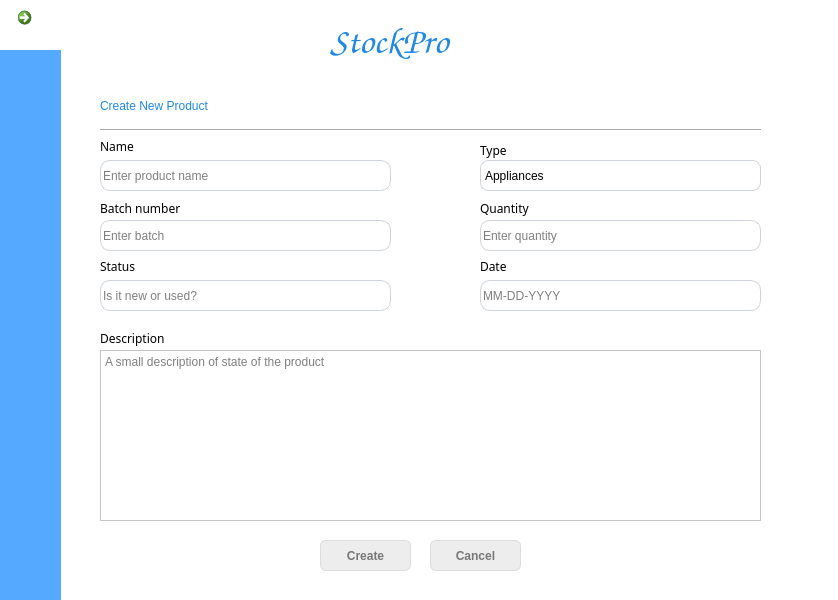
<?xml version="1.0" encoding="UTF-8"?>
<ui version="4.0">
 <class>Dialog</class>
 <widget class="QDialog" name="Dialog">
  <property name="geometry">
   <rect>
    <x>0</x>
    <y>0</y>
    <width>838</width>
    <height>600</height>
   </rect>
  </property>
  <property name="cursor">
   <cursorShape>ArrowCursor</cursorShape>
  </property>
  <property name="focusPolicy">
   <enum>Qt::NoFocus</enum>
  </property>
  <property name="windowTitle">
   <string>Dialog</string>
  </property>
  <property name="styleSheet">
   <string notr="true">background-color: rgb(255, 255, 255);</string>
  </property>
  <widget class="QLabel" name="label_11">
   <property name="geometry">
    <rect>
     <x>100</x>
     <y>200</y>
     <width>91</width>
     <height>16</height>
    </rect>
   </property>
   <property name="font">
    <font>
     <family>Arial,Lucida Console,monospace</family>
    </font>
   </property>
   <property name="styleSheet">
    <string notr="true">font-family: &quot;Arial&quot;, &quot;Lucida Console&quot;, monospace;
</string>
   </property>
   <property name="text">
    <string>Batch number</string>
   </property>
  </widget>
  <widget class="QPushButton" name="createButton">
   <property name="geometry">
    <rect>
     <x>320</x>
     <y>540</y>
     <width>91</width>
     <height>31</height>
    </rect>
   </property>
   <property name="styleSheet">
    <string notr="true">QPushButton {
	box-shadow:inset 0px 1px 0px 0px #ffffff;
	background:linear-gradient(to bottom, #ededed 5%, #dfdfdf 100%);
	background-color:#ededed;
	border-radius:6px;
	border:1px solid #dcdcdc;
	display:inline-block;
	cursor:pointer;
	color:#777777;
	font-family:Arial;
	font-size:12px;
	font-weight:bold;
	padding:6px 24px;
	text-decoration:none;
	text-shadow:0px 1px 0px #ffffff;
	
}

QPushButton:hover{
	background:linear-gradient(to bottom, #1E88E5 5%, #ffffff 100%);
	background-color:#1E88E5;
	color:rgb(255, 255, 255);
}</string>
   </property>
   <property name="text">
    <string>Create</string>
   </property>
  </widget>
  <widget class="QLabel" name="label_10">
   <property name="geometry">
    <rect>
     <x>330</x>
     <y>20</y>
     <width>141</width>
     <height>41</height>
    </rect>
   </property>
   <property name="font">
    <font>
     <family>cursive</family>
     <pointsize>28</pointsize>
    </font>
   </property>
   <property name="styleSheet">
    <string notr="true">color: rgb(30, 136, 229);
font-family: &quot;Times New Roman&quot;, Times, serif;
font-family: cursive;</string>
   </property>
   <property name="text">
    <string>StockPro</string>
   </property>
  </widget>
  <widget class="QLabel" name="label_2">
   <property name="geometry">
    <rect>
     <x>100</x>
     <y>140</y>
     <width>47</width>
     <height>13</height>
    </rect>
   </property>
   <property name="font">
    <font>
     <family>Arial,Lucida Console,monospace</family>
    </font>
   </property>
   <property name="styleSheet">
    <string notr="true">font-family: &quot;Arial&quot;, &quot;Lucida Console&quot;, monospace;</string>
   </property>
   <property name="text">
    <string>Name</string>
   </property>
  </widget>
  <widget class="QComboBox" name="type">
   <property name="geometry">
    <rect>
     <x>480</x>
     <y>160</y>
     <width>281</width>
     <height>31</height>
    </rect>
   </property>
   <property name="styleSheet">
    <string notr="true">QComboBox {
	border: 1px solid #ced4da;
	border-radius: 8px;
	
}

QComboBox:hover{
	border: 1px solid rgb(85, 170, 255);
}

QComboBox::drop-down{
	border: 0px;
}

QComboBox::down-arrow{
	image: url(:/resources/down arrow.ico);
	width: 12px;
	height: 12px;
	margin-right: 15px;
}

/*style for QcomboBox after open select menu*/
QComboBox:on{
	border: 2px solid #c2dbfe;
}

/*style for list menu*/
QComboBox QListView{
	font-size: 12px;
	border: 1px solid rgba(0, 0, 0, 10%);
	padding: 5px;
	background-color: #fff;
	outline: 0px;
}

/*style for list of items*/
QComboBox QListView::item{
	padding-left: 10px;
	background-color: rgb(194, 219, 254);
}

QComboBox QListView::item:hover{
	background-color: rgb(194, 219, 254)
	
}</string>
   </property>
   <property name="currentText">
    <string>Appliances</string>
   </property>
   <property name="currentIndex">
    <number>0</number>
   </property>
   <property name="placeholderText" stdset="0">
    <string>Type</string>
   </property>
   <item>
    <property name="text">
     <string>Appliances</string>
    </property>
   </item>
   <item>
    <property name="text">
     <string>Computer Peripherals</string>
    </property>
   </item>
   <item>
    <property name="text">
     <string>Computer Systems</string>
    </property>
   </item>
   <item>
    <property name="text">
     <string>Electronics </string>
    </property>
   </item>
   <item>
    <property name="text">
     <string>Gaming</string>
    </property>
   </item>
   <item>
    <property name="text">
     <string>Health &amp; Sports</string>
    </property>
   </item>
   <item>
    <property name="text">
     <string>Networking</string>
    </property>
   </item>
   <item>
    <property name="text">
     <string>Software &amp; Services</string>
    </property>
   </item>
   <item>
    <property name="text">
     <string>Smart Home &amp; Security</string>
    </property>
   </item>
   <item>
    <property name="text">
     <string>Others</string>
    </property>
   </item>
  </widget>
  <widget class="Line" name="line">
   <property name="geometry">
    <rect>
     <x>100</x>
     <y>120</y>
     <width>661</width>
     <height>20</height>
    </rect>
   </property>
   <property name="orientation">
    <enum>Qt::Horizontal</enum>
   </property>
  </widget>
  <widget class="QCommandLinkButton" name="goBack">
   <property name="geometry">
    <rect>
     <x>10</x>
     <y>0</y>
     <width>41</width>
     <height>51</height>
    </rect>
   </property>
   <property name="cursor">
    <cursorShape>PointingHandCursor</cursorShape>
   </property>
   <property name="styleSheet">
    <string notr="true">
QCommandLinkButton {

	font-family: &quot;Arial&quot;, &quot;Lucida Console&quot;, monospace;
	box-shadow:inset 0px 1px 0px 0px #ffffff;
	background:linear-gradient(to bottom, #ffffff 5%, #f6f6f6 100%);
	background-color:#ffffff;
	border:none;	

}

QCommandLinkButton:hover {
	border-bottom: 5px solid rgb(194, 219, 254);
}</string>
   </property>
   <property name="text">
    <string/>
   </property>
   <property name="icon">
    <iconset>
     <normaloff>resources/back.png</normaloff>resources/back.png</iconset>
   </property>
   <property name="iconSize">
    <size>
     <width>25</width>
     <height>25</height>
    </size>
   </property>
   <property name="checkable">
    <bool>false</bool>
   </property>
  </widget>
  <widget class="QLineEdit" name="nameInput">
   <property name="geometry">
    <rect>
     <x>100</x>
     <y>160</y>
     <width>291</width>
     <height>31</height>
    </rect>
   </property>
   <property name="styleSheet">
    <string notr="true">QLineEdit{
	border: 1px solid #ced4da;
	border-radius: 10px;

}

QLineEdit:focus{
	border: 2px solid rgb(194, 219, 254);
}

QLineEdit:hover{
	border: 1px solid rgb(85, 170, 255);
}
</string>
   </property>
   <property name="inputMask">
    <string/>
   </property>
   <property name="text">
    <string/>
   </property>
   <property name="dragEnabled">
    <bool>true</bool>
   </property>
   <property name="placeholderText">
    <string>Enter product name</string>
   </property>
  </widget>
  <widget class="QLabel" name="label_13">
   <property name="geometry">
    <rect>
     <x>100</x>
     <y>330</y>
     <width>71</width>
     <height>16</height>
    </rect>
   </property>
   <property name="font">
    <font>
     <family>Arial,Lucida Console,monospace</family>
    </font>
   </property>
   <property name="styleSheet">
    <string notr="true">font-family: &quot;Arial&quot;, &quot;Lucida Console&quot;, monospace;</string>
   </property>
   <property name="text">
    <string>Description</string>
   </property>
  </widget>
  <widget class="QPushButton" name="cancelButton">
   <property name="geometry">
    <rect>
     <x>430</x>
     <y>540</y>
     <width>91</width>
     <height>31</height>
    </rect>
   </property>
   <property name="styleSheet">
    <string notr="true">QPushButton {
	box-shadow:inset 0px 1px 0px 0px #ffffff;
	background:linear-gradient(to bottom, #ededed 5%, #dfdfdf 100%);
	background-color:#ededed;
	border-radius:6px;
	border:1px solid #dcdcdc;
	display:inline-block;
	cursor:pointer;
	color:#777777;
	font-family:Arial;
	font-size:12px;
	font-weight:bold;
	padding:6px 24px;
	text-decoration:none;
	text-shadow:0px 1px 0px #ffffff;
	
}

QPushButton:hover{
	background:linear-gradient(to bottom, #1E88E5 5%, #ffffff 100%);
	background-color:#1E88E5;
	color:rgb(255, 255, 255);
}</string>
   </property>
   <property name="text">
    <string>Cancel</string>
   </property>
  </widget>
  <widget class="QLabel" name="label_17">
   <property name="geometry">
    <rect>
     <x>100</x>
     <y>260</y>
     <width>47</width>
     <height>13</height>
    </rect>
   </property>
   <property name="font">
    <font>
     <family>Arial,Lucida Console,monospace</family>
    </font>
   </property>
   <property name="styleSheet">
    <string notr="true">font-family: &quot;Arial&quot;, &quot;Lucida Console&quot;, monospace;</string>
   </property>
   <property name="text">
    <string>Status</string>
   </property>
  </widget>
  <widget class="QLabel" name="label_6">
   <property name="geometry">
    <rect>
     <x>480</x>
     <y>140</y>
     <width>47</width>
     <height>20</height>
    </rect>
   </property>
   <property name="font">
    <font>
     <family>Arial,Lucida Console,monospace</family>
    </font>
   </property>
   <property name="styleSheet">
    <string notr="true">font-family: &quot;Arial&quot;, &quot;Lucida Console&quot;, monospace;</string>
   </property>
   <property name="text">
    <string>Type</string>
   </property>
  </widget>
  <widget class="QTextEdit" name="descriptionInput">
   <property name="geometry">
    <rect>
     <x>100</x>
     <y>350</y>
     <width>661</width>
     <height>171</height>
    </rect>
   </property>
   <property name="styleSheet">
    <string notr="true">/*QTextEdit{
	border: 2px solid #ced4da;
	border-radius: 50px;

}

QTextEdit:focus{
	border: 2px solid rgb(194, 219, 254);
}

QTextEdit:hover{
	border: 1px solid rgb(85, 170, 255);
}
</string>
   </property>
   <property name="placeholderText">
    <string>A small description of state of the product</string>
   </property>
  </widget>
  <widget class="QLineEdit" name="statusInput">
   <property name="geometry">
    <rect>
     <x>100</x>
     <y>280</y>
     <width>291</width>
     <height>31</height>
    </rect>
   </property>
   <property name="styleSheet">
    <string notr="true">QLineEdit{
	border: 1px solid #ced4da;
	border-radius: 10px;

}

QLineEdit:focus{
	border: 2px solid rgb(194, 219, 254);
}

QLineEdit:hover{
	border: 1px solid rgb(85, 170, 255);
}
</string>
   </property>
   <property name="text">
    <string/>
   </property>
   <property name="placeholderText">
    <string>Is it new or used?</string>
   </property>
  </widget>
  <widget class="QLabel" name="label_7">
   <property name="geometry">
    <rect>
     <x>480</x>
     <y>200</y>
     <width>61</width>
     <height>16</height>
    </rect>
   </property>
   <property name="font">
    <font>
     <family>Arial,Lucida Console,monospace</family>
    </font>
   </property>
   <property name="styleSheet">
    <string notr="true">font-family: &quot;Arial&quot;, &quot;Lucida Console&quot;, monospace;</string>
   </property>
   <property name="text">
    <string>Quantity</string>
   </property>
  </widget>
  <widget class="QLineEdit" name="quantityInput">
   <property name="geometry">
    <rect>
     <x>480</x>
     <y>220</y>
     <width>281</width>
     <height>31</height>
    </rect>
   </property>
   <property name="styleSheet">
    <string notr="true">QLineEdit{
	border: 1px solid #ced4da;
	border-radius: 10px;

}

QLineEdit:focus{
	border: 2px solid rgb(194, 219, 254);
}

QLineEdit:hover{
	border: 1px solid rgb(85, 170, 255);
}
</string>
   </property>
   <property name="placeholderText">
    <string>Enter quantity</string>
   </property>
  </widget>
  <widget class="QLabel" name="label_8">
   <property name="geometry">
    <rect>
     <x>480</x>
     <y>260</y>
     <width>47</width>
     <height>13</height>
    </rect>
   </property>
   <property name="font">
    <font>
     <family>Arial,Lucida Console,monospace</family>
    </font>
   </property>
   <property name="styleSheet">
    <string notr="true">font-family: &quot;Arial&quot;, &quot;Lucida Console&quot;, monospace;</string>
   </property>
   <property name="text">
    <string>Date</string>
   </property>
  </widget>
  <widget class="QLineEdit" name="dateInput">
   <property name="geometry">
    <rect>
     <x>480</x>
     <y>280</y>
     <width>281</width>
     <height>31</height>
    </rect>
   </property>
   <property name="styleSheet">
    <string notr="true">QLineEdit{
	border: 1px solid #ced4da;
	border-radius: 10px;

}

QLineEdit:focus{
	border: 2px solid rgb(194, 219, 254);
}

QLineEdit:hover{
	border: 1px solid rgb(85, 170, 255);
}
</string>
   </property>
   <property name="placeholderText">
    <string>MM-DD-YYYY</string>
   </property>
  </widget>
  <widget class="QLabel" name="label_15">
   <property name="geometry">
    <rect>
     <x>100</x>
     <y>90</y>
     <width>201</width>
     <height>31</height>
    </rect>
   </property>
   <property name="font">
    <font>
     <family>Arial,Helvetica,sans-serif</family>
    </font>
   </property>
   <property name="styleSheet">
    <string notr="true">color: rgb(30, 136, 229);
font-family: Arial, Helvetica, sans-serif</string>
   </property>
   <property name="text">
    <string>Create New Product</string>
   </property>
  </widget>
  <widget class="QLineEdit" name="batchInput">
   <property name="geometry">
    <rect>
     <x>100</x>
     <y>220</y>
     <width>291</width>
     <height>31</height>
    </rect>
   </property>
   <property name="styleSheet">
    <string notr="true">QLineEdit{
	border: 1px solid #ced4da;
	border-radius: 10px;

}

QLineEdit:focus{
	border: 2px solid rgb(194, 219, 254);
}

QLineEdit:hover{
	border: 1px solid rgb(85, 170, 255);
}
</string>
   </property>
   <property name="text">
    <string/>
   </property>
   <property name="placeholderText">
    <string>Enter batch</string>
   </property>
  </widget>
  <widget class="QWidget" name="widget" native="true">
   <property name="geometry">
    <rect>
     <x>0</x>
     <y>50</y>
     <width>61</width>
     <height>551</height>
    </rect>
   </property>
   <property name="styleSheet">
    <string notr="true">background-color: rgb(85, 170, 255);</string>
   </property>
  </widget>
 </widget>
 <resources>
  <include location="../icons/source.qrc"/>
 </resources>
 <connections/>
</ui>
